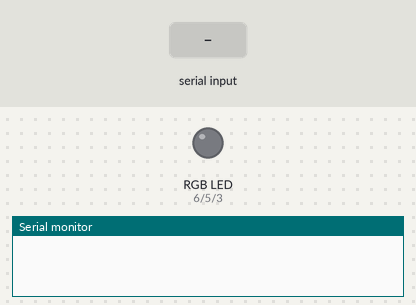
Recording of a sketch running on a simulated Arduino Uno, built with avr-gcc and run on an emulated ATmega328P. On the bench: an RGB LED mixed from three pins (HIGH = lit), the last lines printed to the serial monitor. The test bench sets the inputs (shaded band). Dim RGB values are drawn brighter than linear.

Above: at 1.2 s.
1.3 s: "90,45,200\n" received over Serial
At 1.7 s:
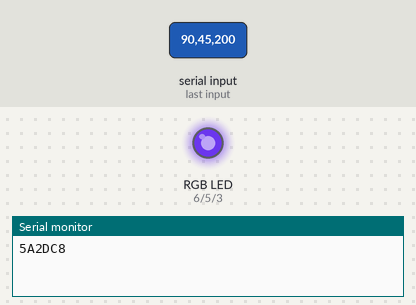
2.8 s: "30,150,10\n" received over Serial
At 4.0 s:
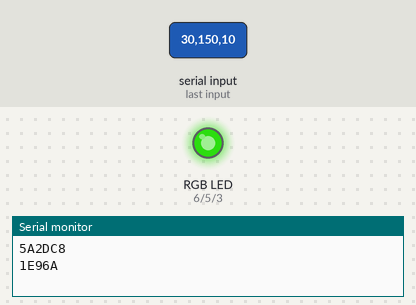
4.3 s: "1,90,45\n" received over Serial
At 5.1 s:
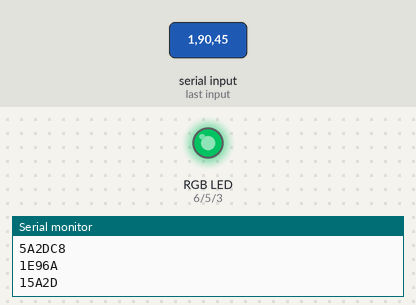
Timing chart, 0 to 7.3 s (numbered marks = the images above; inputs shaded):
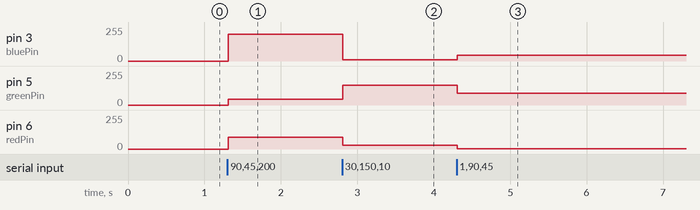

Measured:
- after the input at 1.3 s, pin 3 (bluePin): 0/255 → 200/255 at once; pin 5 (greenPin): 0/255 → 45/255 at once; pin 6 (redPin): 0/255 → 90/255 at once
- after the input at 2.8 s, pin 3 (bluePin): 200/255 → 10/255 at once; pin 5 (greenPin): 45/255 → 150/255 at once; pin 6 (redPin): 90/255 → 30/255 at once
- after the input at 4.3 s, pin 3 (bluePin): 10/255 → 45/255 at once; pin 5 (greenPin): 150/255 → 90/255 at once; pin 6 (redPin): 30/255 → 1/255 at once

The sketch:

RGB_arduino.ino
```cpp
const int redPin = 6;
const int greenPin =5;
const int bluePin = 3;

void setup() {
  // initialize serial:
  Serial.begin(9600);
  // make the pins outputs:
  pinMode(redPin, OUTPUT);
  pinMode(greenPin, OUTPUT);
  pinMode(bluePin, OUTPUT);

}

void loop() {
  // if there's any serial available, read it:

  while (Serial.available() > 0) {

    // look for the next valid integer in the incoming serial stream:
    int red = Serial.parseInt();
    // do it again:
    int green = Serial.parseInt();
    // do it again:
    int blue = Serial.parseInt();

    // look for the newline. That's the end of your
    // sentence:
    if (Serial.read() == '\n') {


      // fade the red, green, and blue legs of the LED:
      analogWrite(redPin, red);
      analogWrite(greenPin, green);
      analogWrite(bluePin, blue);

      // print the three numbers in one string as hexadecimal:
      Serial.print(red, HEX);
      Serial.print(green, HEX);
      Serial.println(blue, HEX);
    }
  }
}
```
